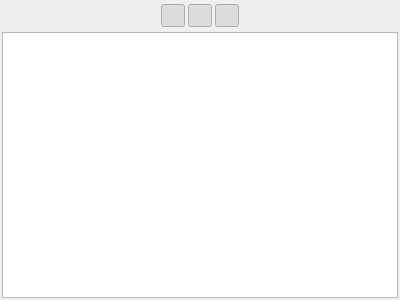
<?xml version="1.0" encoding="UTF-8"?>
<ui version="4.0">
 <class>CharacterReport</class>
 <widget class="QWidget" name="CharacterReport">
  <property name="geometry">
   <rect>
    <x>0</x>
    <y>0</y>
    <width>400</width>
    <height>300</height>
   </rect>
  </property>
  <property name="windowTitle">
   <string>Form</string>
  </property>
  <layout class="QVBoxLayout" name="verticalLayout">
   <property name="spacing">
    <number>3</number>
   </property>
   <property name="leftMargin">
    <number>2</number>
   </property>
   <property name="topMargin">
    <number>2</number>
   </property>
   <property name="rightMargin">
    <number>2</number>
   </property>
   <property name="bottomMargin">
    <number>2</number>
   </property>
   <item>
    <layout class="QHBoxLayout" name="layoutActButtons">
     <property name="topMargin">
      <number>2</number>
     </property>
     <property name="bottomMargin">
      <number>2</number>
     </property>
     <item>
      <spacer name="horizontalSpacer_2">
       <property name="orientation">
        <enum>Qt::Horizontal</enum>
       </property>
       <property name="sizeHint" stdset="0">
        <size>
         <width>40</width>
         <height>20</height>
        </size>
       </property>
      </spacer>
     </item>
     <item alignment="Qt::AlignHCenter|Qt::AlignBottom">
      <widget class="QToolButton" name="btnAct1">
       <property name="cursor">
        <cursorShape>PointingHandCursor</cursorShape>
       </property>
       <property name="text">
        <string/>
       </property>
       <property name="checkable">
        <bool>true</bool>
       </property>
       <property name="checked">
        <bool>true</bool>
       </property>
      </widget>
     </item>
     <item alignment="Qt::AlignHCenter|Qt::AlignBottom">
      <widget class="QToolButton" name="btnAct2">
       <property name="cursor">
        <cursorShape>PointingHandCursor</cursorShape>
       </property>
       <property name="text">
        <string/>
       </property>
       <property name="checkable">
        <bool>true</bool>
       </property>
       <property name="checked">
        <bool>true</bool>
       </property>
      </widget>
     </item>
     <item alignment="Qt::AlignBottom">
      <widget class="QToolButton" name="btnAct3">
       <property name="cursor">
        <cursorShape>PointingHandCursor</cursorShape>
       </property>
       <property name="text">
        <string/>
       </property>
       <property name="checkable">
        <bool>true</bool>
       </property>
       <property name="checked">
        <bool>true</bool>
       </property>
      </widget>
     </item>
     <item>
      <spacer name="horizontalSpacer">
       <property name="orientation">
        <enum>Qt::Horizontal</enum>
       </property>
       <property name="sizeHint" stdset="0">
        <size>
         <width>40</width>
         <height>20</height>
        </size>
       </property>
      </spacer>
     </item>
    </layout>
   </item>
   <item>
    <widget class="Chart" name="chartView"/>
   </item>
  </layout>
 </widget>
 <customwidgets>
  <customwidget>
   <class>Chart</class>
   <extends>QGraphicsView</extends>
   <header>src.main.python.plotlyst.view.widget.display</header>
  </customwidget>
 </customwidgets>
 <resources/>
 <connections/>
</ui>
